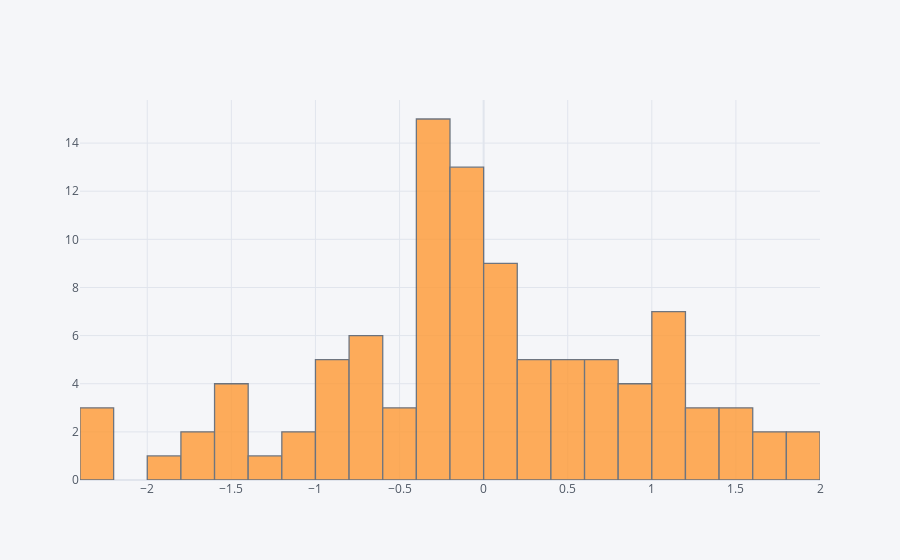

Notebook source saved alongside this figure:
### Markdown cell above
## histogram

### Code cell
df['A'].iplot(kind='hist',bins=25)

### Figure 1 — Plotly figure (JSON) as saved in the notebook; plotly's stock layout.template omitted (floating-point values rounded to 4 significant figures)
{"data": [{"histfunc": "count", "histnorm": "", "marker": {"color": "rgba(255, 153, 51, 1.0)", "line": {"color": "#4D5663", "width": 1.3}}, "name": "A", "nbinsx": 25, "opacity": 0.8, "orientation": "v", "type": "histogram", "x": [0.9484, -0.1644, 0.6477, -2.273, -0.1954, -0.2118, 1.97, -0.1496, -0.007021, 0.4773, -2.297, -0.37, 0.3441, -0.2903, 0.6879, 0.5433, -0.4099, -0.3508, -0.3559, -1.148, -0.8767, 1.923, 0.577, 0.02435, 1.411, -0.06323, -0.01796, -0.1853, -0.3659, 1.317, -0.7922, -0.1555, -1.841, 0.1764, -0.3091, 1.063, 0.2623, -1.587, -1.647, -0.6318, 1.054, 1.246, -0.2114, -0.2359, -0.09395, 0.07072, -0.64, 1.351, -1.131, -0.7648, -0.808, 1.561, -0.362, 1.605, -0.2644, 0.153, -1.385, 0.957, 1.01, 0.05982, -0.4063, -0.1049, 0.4405, 1.589, -0.2124, 0.7896, -0.2579, 1.163, 0.8894, -0.606, -2.276, -0.3067, -0.8242, -0.8127, 0.3327, 0.2356, 0.4578, 0.7316, -1.729, -0.2448, 0.04932, 0.0985, 0.8867, -0.1758, 1.618, 1.118, 1.059, 0.0491, 0.04903, -1.541, -0.6847, 0.2893, -1.581, -0.5511, -0.1421, 1.133, -1.485, 0.7275, -0.9247, -0.1078]}], "layout": {"barmode": "overlay", "legend": {"bgcolor": "#F5F6F9", "font": {"color": "#4D5663"}}, "paper_bgcolor": "#F5F6F9", "plot_bgcolor": "#F5F6F9", "title": {"font": {"color": "#4D5663"}}, "xaxis": {"gridcolor": "#E1E5ED", "showgrid": true, "tickfont": {"color": "#4D5663"}, "title": {"font": {"color": "#4D5663"}, "text": ""}, "zerolinecolor": "#E1E5ED"}, "yaxis": {"gridcolor": "#E1E5ED", "showgrid": true, "tickfont": {"color": "#4D5663"}, "title": {"font": {"color": "#4D5663"}, "text": ""}, "zerolinecolor": "#E1E5ED"}}}
